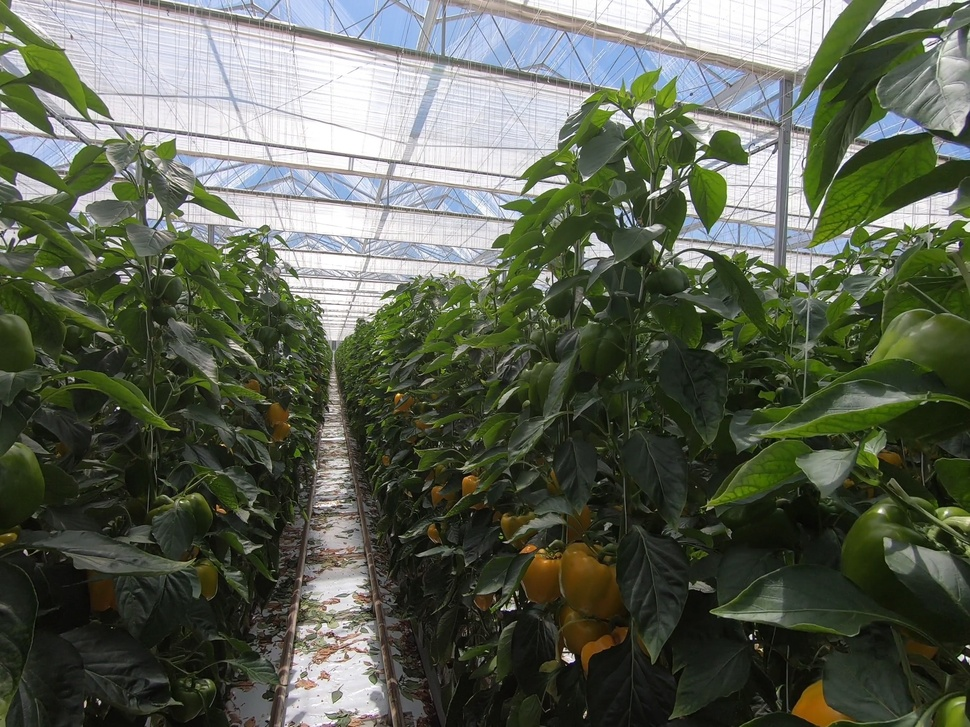
#> input picture Cropping.jpg, 970 x 727 px, shrunk from 2704 x 2028 before the run
$ python HSV_Transformation.py --image_path ../Cropping.jpg --output_dir out
#> lines starting #> are read from the running program, lines starting #| are printed output that depends on the picture; after the words box and inside, x2 and y2 are one past the last pixel; in counts of white or black regions, pixels touching at a corner belong together
import cv2
import numpy as np
from matplotlib import pyplot as plt
import argparse
import os

# Argument parser
parser = argparse.ArgumentParser(description="HSV Transformation and Segmentation")
parser.add_argument('--image_path', type=str, required=True, help='Path to the input image')
parser.add_argument('--output_dir', type=str, required=True, help='Directory to save the output images')
parser.add_argument('--threshold', type=int, default=130, help='Threshold value for segmentation')
args = parser.parse_args()

# Load the image
image = cv2.imread(args.image_path)
#> image is the input picture: shape (727, 970, 3); mean B, G, R 83.7, 98.3, 92.2

# Convert to LAB color space
image_lab = cv2.cvtColor(image, cv2.COLOR_BGR2LAB)
#> image_lab: shape (727, 970, 3); mean of channels 0, 1, 2 99.7, 122.9, 135.9

# Split the LAB image into its channels
L, A, B = cv2.split(image_lab)
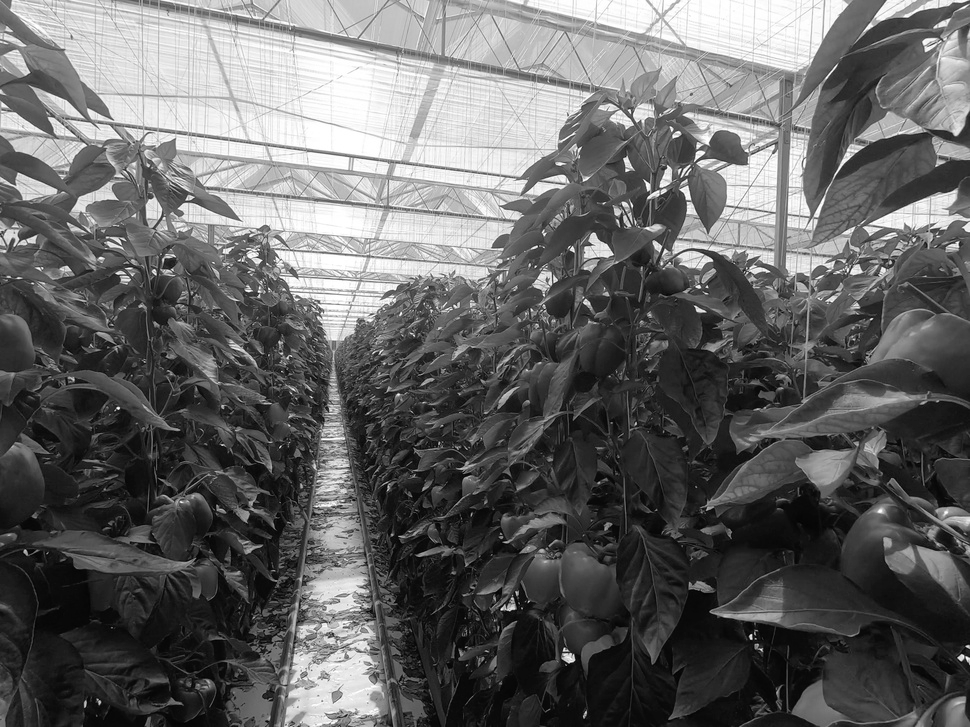
#> L: shape (727, 970); min 1, max 255, mean 99.7
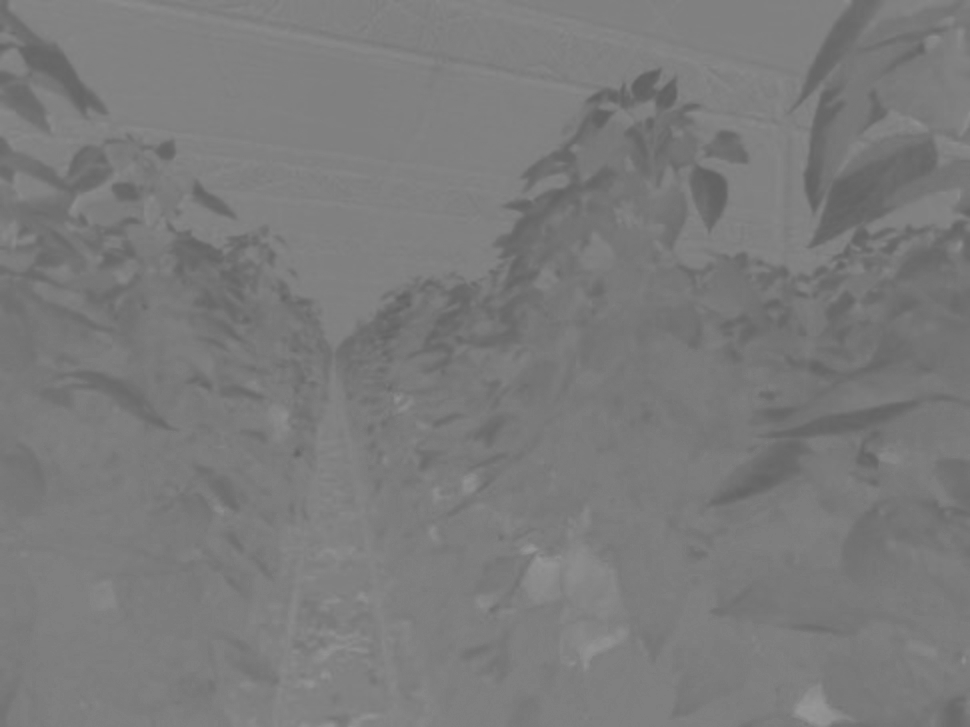
#> A: shape (727, 970); min 97, max 151, mean 122.9
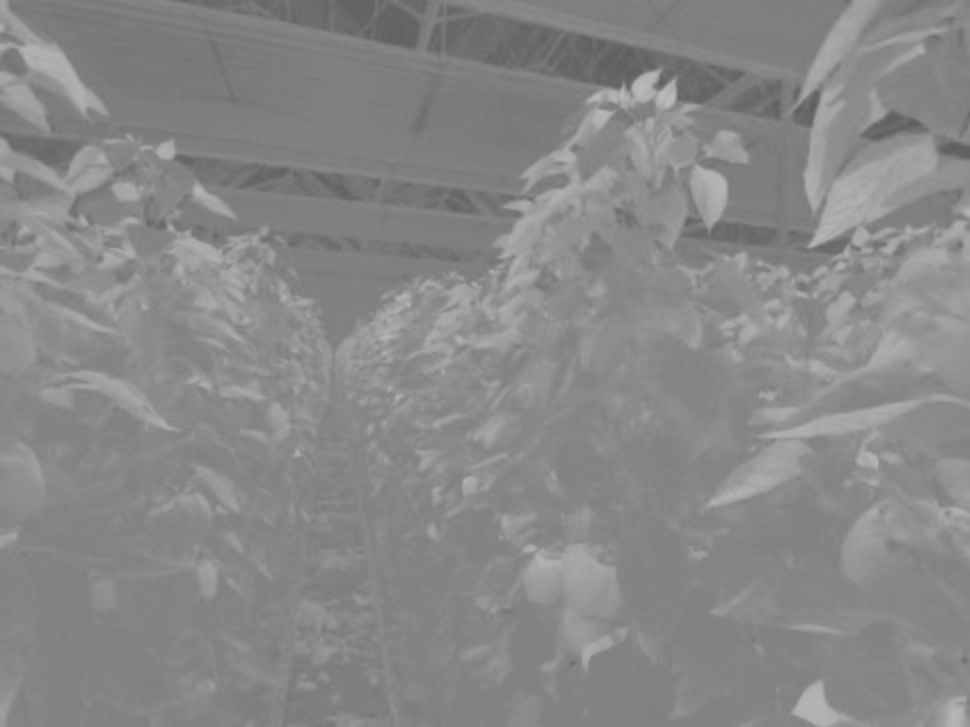
#> B: shape (727, 970); min 92, max 187, mean 135.9

# Save the L, A, and B channel images
os.makedirs(args.output_dir, exist_ok=True)
cv2.imwrite(os.path.join(args.output_dir, 'L_channel.png'), L)
cv2.imwrite(os.path.join(args.output_dir, 'A_channel.png'), A)
cv2.imwrite(os.path.join(args.output_dir, 'B_channel.png'), B)

# Display the LAB channels
plt.figure(figsize=(15, 5))
plt.subplot(1, 3, 1)
plt.imshow(L, cmap='gray')
plt.title('L Channel')
plt.axis('off')

plt.subplot(1, 3, 2)
plt.imshow(A, cmap='gray')
plt.title('A Channel')
plt.axis('off')

plt.subplot(1, 3, 3)
plt.imshow(B, cmap='gray')
plt.title('B Channel')
plt.axis('off')
plt.show()
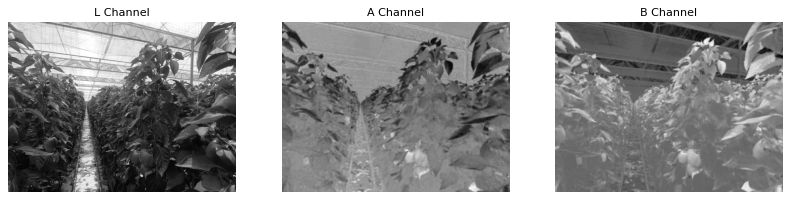
#> figure drawn by matplotlib, 3 panels

# Function to adjust the thresholds
def segment_green_bell_peppers(A_channel, threshold_value):
    # Apply threshold to A channel to isolate green regions
#> called with threshold_value = 130
    _, mask = cv2.threshold(A_channel, threshold_value, 255, cv2.THRESH_BINARY_INV)
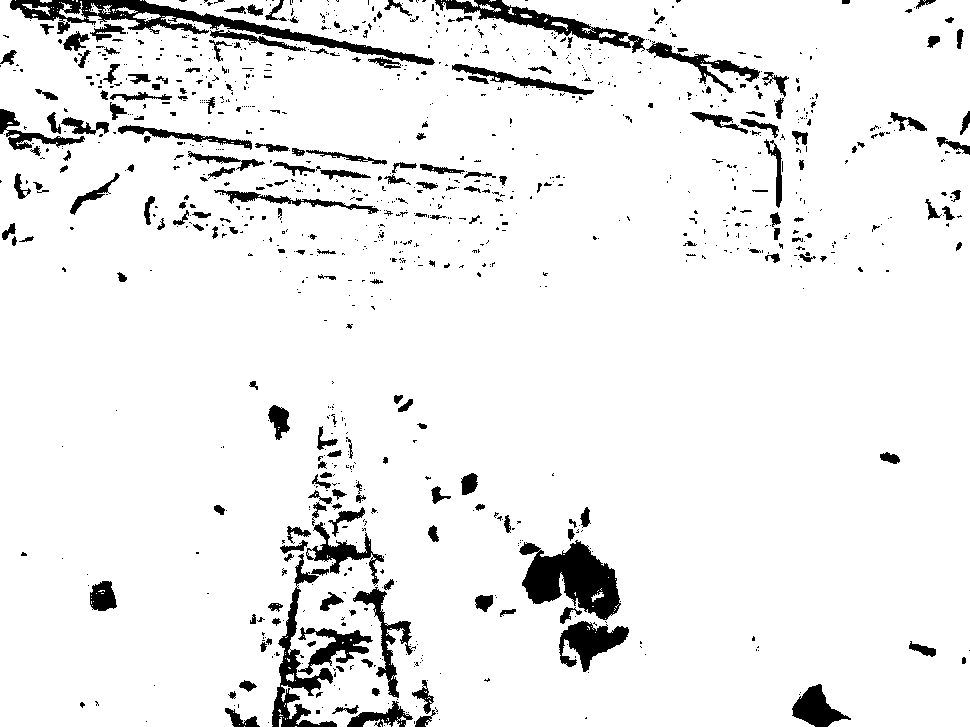
#> mask: shape (727, 970); 92.9% white; 1059 black regions (836 under 20 px), largest, box (x1, y1, x2, y2) and area: (10, 0, 435, 65) 5020, (519, 540, 621, 620) 4611, (272, 553, 337, 727) 2689

    # Apply morphological operations to remove noise and enhance the mask
    kernel = cv2.getStructuringElement(cv2.MORPH_ELLIPSE, (5, 5))
    mask_morph = cv2.morphologyEx(mask, cv2.MORPH_CLOSE, kernel)
#> mask_morph: shape (727, 970); 95.1% white; 222 black regions (38 under 20 px), largest, box (x1, y1, x2, y2) and area: (522, 542, 619, 619) 4279, (82, 0, 434, 65) 2881, (474, 0, 630, 48) 1866
    mask_morph = cv2.morphologyEx(mask_morph, cv2.MORPH_OPEN, kernel)
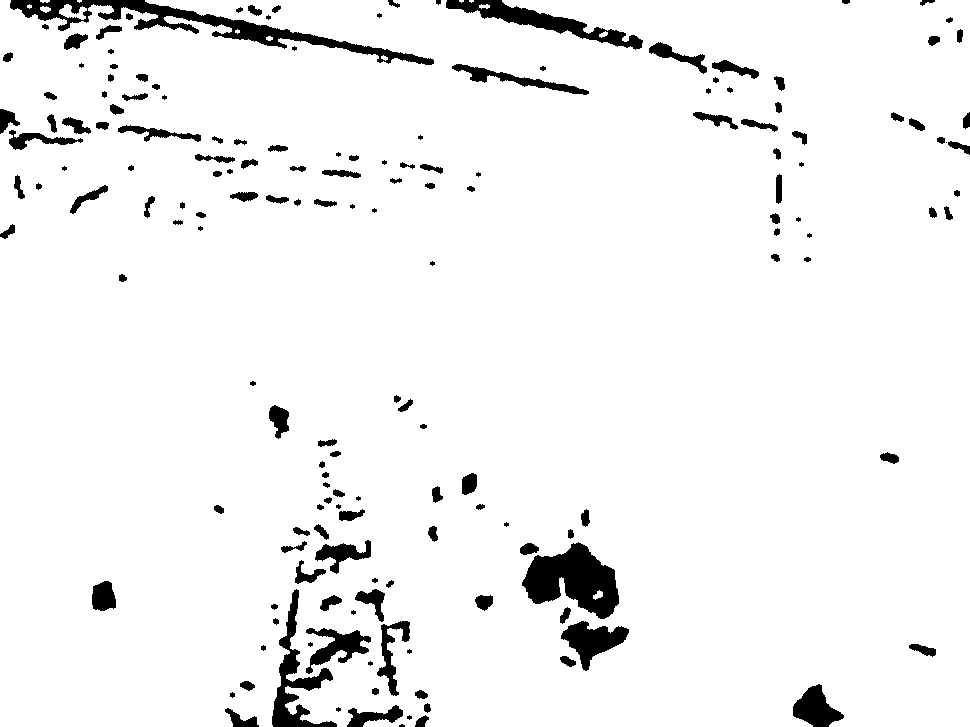
#> mask_morph: shape (727, 970); 94.9% white; 169 black regions (28 under 20 px), largest, box (x1, y1, x2, y2) and area: (10, 0, 434, 65) 5145, (522, 542, 619, 619) 4336, (446, 0, 643, 50) 2569

    # Apply the refined mask to the original image
    segmented = cv2.bitwise_and(image, image, mask=mask_morph)
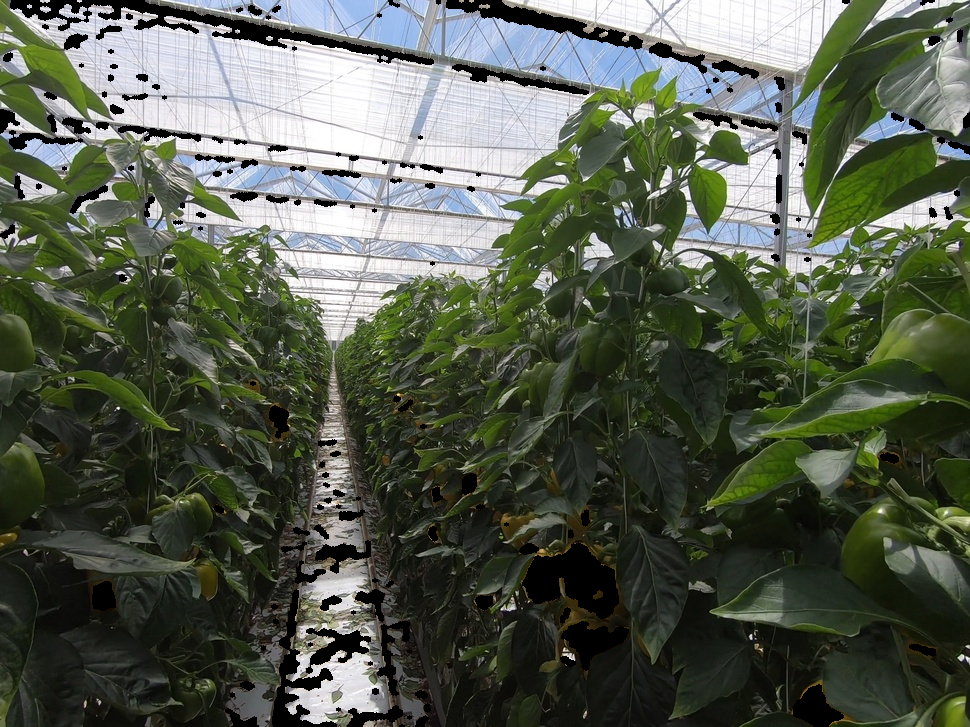
#> segmented: shape (727, 970, 3); mean B, G, R 77.6, 91.8, 84.9

    return segmented, mask_morph

# Adjust the threshold value to get a better separation inside the green colors
segmented_image, final_mask = segment_green_bell_peppers(A, args.threshold)

# Save the final segmented image and mask
cv2.imwrite(os.path.join(args.output_dir, 'final_segmented_image.png'), segmented_image)
cv2.imwrite(os.path.join(args.output_dir, 'final_mask.png'), final_mask)

# Convert the segmented image to RGB for displaying
segmented_image_rgb = cv2.cvtColor(segmented_image, cv2.COLOR_BGR2RGB)

# Display the result
plt.imshow(segmented_image_rgb)
plt.title(f'Segmented Green Bell Peppers (Threshold: {args.threshold})')
plt.axis('off')
plt.show()
